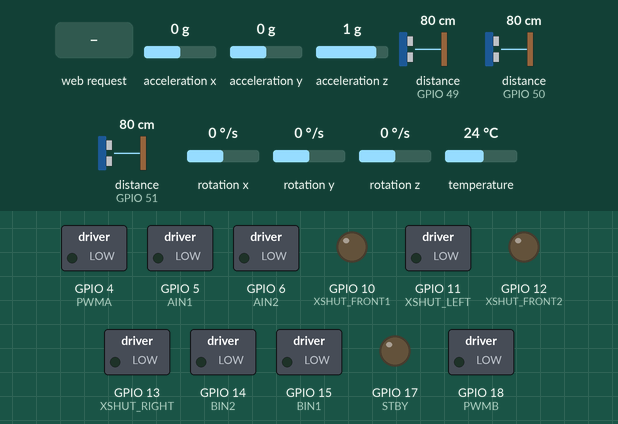
This sketch was run on a simulated ESP32-S3. On the bench: switched loads named in the sketch (green lamp = pin HIGH), output pins drawn as LEDs (lit = HIGH). The test bench sets the inputs (shaded band); at power-on: acceleration x 0 g, acceleration y 0 g, acceleration z 1 g, distance to the obstacle (sensors on GPIO 49, GPIO 50, GPIO 51) 80 cm, rotation x 0 °/s, rotation y 0 °/s, rotation z 0 °/s, temperature 24 °C. WiFi joins after 1.5 s; servers stay silent unless stated; what the sketch prints to the serial monitor is not drawn.

Above: at 0.0 s.
At 6.1 s:
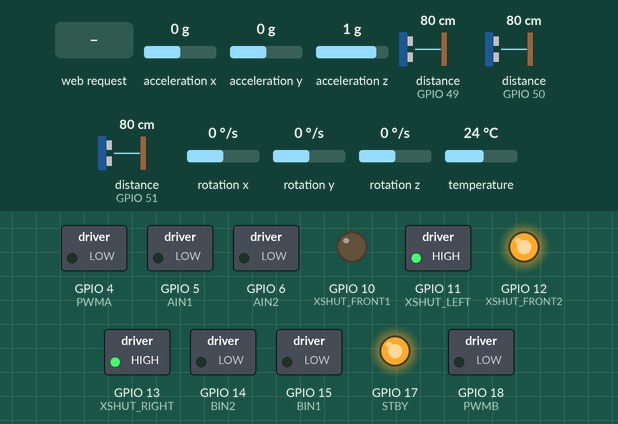
6.2 s: HTTP request GET /turn90L received
At 7.4 s:
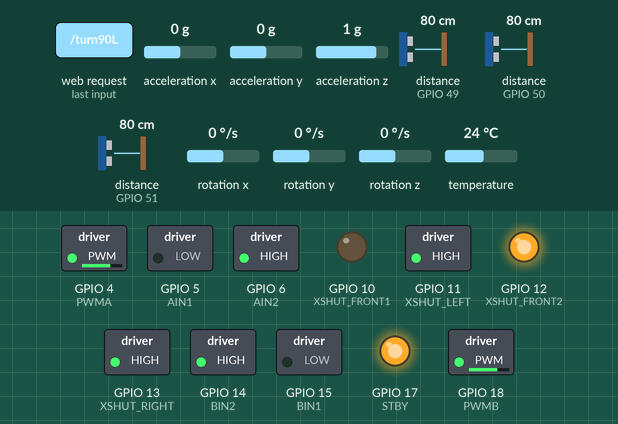
Timing chart, 0 to 9.2 s (numbered marks = the images above; inputs shaded):
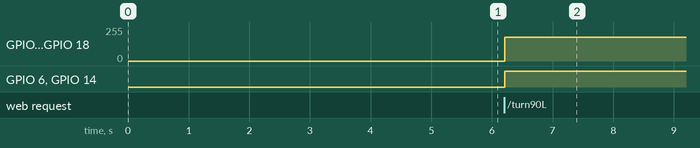

Measured:
- after the input at 6.2 s, GPIO 4 (PWMA), GPIO 18 (PWMB): 0/255 → 179/255 at once; GPIO 6 (AIN2), GPIO 14 (BIN2): LOW → HIGH at once

The sketch:

module04_turning_system_v2.ino
```cpp
/*
====================================================
MODULE 04 - TURNING SYSTEM (V2)
====================================================
Features:
- Web Dashboard
- MPU6050 precise Gyro turning (Pivot & Smooth)
- ToF sensor integration
- Pin Mapping exactly as per Module 03 README
====================================================
*/

#include <Arduino.h>
#include <Wire.h>
#include <Adafruit_VL53L0X.h>
#include <Adafruit_MPU6050.h>
#include <Adafruit_Sensor.h>
#include <WiFi.h>
#include <WebServer.h>

//==================================================
// PIN DEFINITIONS (From Module 03 README)
//==================================================
// Motors
#define PWMA 4
#define AIN1 5
#define AIN2 6
#define PWMB 18
#define BIN1 15
#define BIN2 14
#define STBY 17

// Encoders
#define LEFT_ENC_A 9
#define RIGHT_ENC_A 36

// I2C
#define I2C_SDA 40
#define I2C_SCL 2

// ToF Sensors (XSHUT)
#define XSHUT_FRONT1 10
#define XSHUT_FRONT2 12
#define XSHUT_LEFT   11
#define XSHUT_RIGHT  13

// I2C Addresses
#define ADDR_FRONT1 0x30
#define ADDR_FRONT2 0x31
#define ADDR_LEFT   0x32
#define ADDR_RIGHT  0x33

//==================================================
// GLOBAL VARIABLES
//==================================================
float yawAngle = 0.0;
float gyroZoffset = 0.0;
unsigned long lastMPUTime = 0;

int distFront1 = -1;
int distFront2 = -1;
int distLeft = -1;
int distRight = -1;

String currentStatus = "Ready";

// Web Server Commands
bool cmdTurn90L_Pivot = false;
bool cmdTurn90R_Pivot = false;
bool cmdTurn180 = false;
bool cmdSmoothTurnL = false;
bool cmdSmoothTurnR = false;
bool cmdStop = false;

Adafruit_VL53L0X tofFront2 = Adafruit_VL53L0X();
Adafruit_VL53L0X tofLeft   = Adafruit_VL53L0X();
Adafruit_VL53L0X tofRight  = Adafruit_VL53L0X();
Adafruit_MPU6050 mpu;

WebServer server(80);
const char* ssid = "Tecno Spark";
const char* password = "20240869kp";

//==================================================
// WEB DASHBOARD HTML
//==================================================
const char htmlPage[] PROGMEM = R"=====(
<!DOCTYPE html>
<html lang="en">
<head>
  <meta charset="UTF-8">
  <meta name="viewport" content="width=device-width, initial-scale=1.0">
  <title>Module 04 - Turning System</title>
  <style>
    @import url('https://fonts.googleapis.com/css2?family=Inter:wght@400;600;800&display=swap');
    body { margin: 0; padding: 20px; background: #0f172a; color: #f8fafc; font-family: 'Inter', sans-serif; text-align: center; }
    h1 { color: #38bdf8; }
    .grid { display: grid; grid-template-columns: 1fr 1fr; gap: 10px; max-width: 400px; margin: 0 auto; }
    .card { background: rgba(255,255,255,0.05); padding: 15px; border-radius: 8px; border: 1px solid rgba(255,255,255,0.1); }
    .value { font-size: 1.5rem; font-weight: bold; color: #fbbf24; }
    .btn { padding: 15px; margin: 5px; border: none; border-radius: 8px; font-weight: bold; font-size: 1rem; cursor: pointer; color: white; width: 100%; }
    .btn-pivot { background: #6366f1; }
    .btn-smooth { background: #10b981; }
    .btn-stop { background: #ef4444; grid-column: span 2; }
    .controls { display: grid; grid-template-columns: 1fr 1fr; gap: 10px; max-width: 400px; margin: 20px auto; }
  </style>
</head>
<body>
  <h1>Module 04 - Turning System</h1>
  <div class="grid">
    <div class="card">Left Wall<br><span class="value" id="l">--</span> mm</div>
    <div class="card">Right Wall<br><span class="value" id="r">--</span> mm</div>
    <div class="card">Front Wall<br><span class="value" id="f2">--</span> mm</div>
    <div class="card">Yaw Angle<br><span class="value" id="y">--</span> &deg;</div>
  </div>
  <h3 id="status" style="color: #a7f3d0;">Status: Ready</h3>

  <div class="controls">
    <button class="btn btn-pivot" onclick="sendCmd('turn90L')">Pivot 90&deg; L</button>
    <button class="btn btn-pivot" onclick="sendCmd('turn90R')">Pivot 90&deg; R</button>
    <button class="btn btn-smooth" onclick="sendCmd('smoothL')">Smooth 90&deg; L</button>
    <button class="btn btn-smooth" onclick="sendCmd('smoothR')">Smooth 90&deg; R</button>
    <button class="btn btn-pivot" style="grid-column: span 2;" onclick="sendCmd('turn180')">U-Turn 180&deg;</button>
    <button class="btn btn-stop" onclick="sendCmd('stop')">STOP</button>
  </div>

  <script>
    async function sendCmd(cmd) { fetch('/' + cmd); }
    async function fetchData() {
      try {
        const res = await fetch('/data');
        const data = await res.json();
        document.getElementById('l').innerText = data.l;
        document.getElementById('r').innerText = data.r;
        document.getElementById('f2').innerText = data.f2;
        document.getElementById('y').innerText = parseFloat(data.y).toFixed(1);
        document.getElementById('status').innerText = "Status: " + data.s;
      } catch (e) {}
    }
    setInterval(fetchData, 300);
  </script>
</body>
</html>
)=====";

//==================================================
// MOTORS
//==================================================
void setupMotors() {
    pinMode(AIN1, OUTPUT); pinMode(AIN2, OUTPUT);
    pinMode(BIN1, OUTPUT); pinMode(BIN2, OUTPUT);
    pinMode(STBY, OUTPUT); digitalWrite(STBY, HIGH);
    ledcAttach(PWMA, 1000, 8); ledcAttach(PWMB, 1000, 8);
}
void motorsStop() {
    digitalWrite(AIN1, LOW); digitalWrite(AIN2, LOW);
    digitalWrite(BIN1, LOW); digitalWrite(BIN2, LOW);
    ledcWrite(PWMA, 0); ledcWrite(PWMB, 0);
}
void leftMotor(int pwm) {
    pwm = constrain(pwm, -255, 255);
    if (pwm > 0) { digitalWrite(AIN1, HIGH); digitalWrite(AIN2, LOW); ledcWrite(PWMA, pwm); }
    else if (pwm < 0) { digitalWrite(AIN1, LOW); digitalWrite(AIN2, HIGH); ledcWrite(PWMA, -pwm); }
    else { digitalWrite(AIN1, LOW); digitalWrite(AIN2, LOW); ledcWrite(PWMA, 0); }
}
void rightMotor(int pwm) {
    pwm = constrain(pwm, -255, 255);
    if (pwm > 0) { digitalWrite(BIN1, LOW); digitalWrite(BIN2, HIGH); ledcWrite(PWMB, pwm); }
    else if (pwm < 0) { digitalWrite(BIN1, HIGH); digitalWrite(BIN2, LOW); ledcWrite(PWMB, -pwm); }
    else { digitalWrite(BIN1, LOW); digitalWrite(BIN2, LOW); ledcWrite(PWMB, 0); }
}

//==================================================
// SENSORS
//==================================================
void setupToF() {
    pinMode(XSHUT_FRONT1, OUTPUT); pinMode(XSHUT_FRONT2, OUTPUT);
    pinMode(XSHUT_LEFT, OUTPUT); pinMode(XSHUT_RIGHT, OUTPUT);
    digitalWrite(XSHUT_FRONT1, LOW); digitalWrite(XSHUT_FRONT2, LOW);
    digitalWrite(XSHUT_LEFT, LOW); digitalWrite(XSHUT_RIGHT, LOW);
    delay(10);

    digitalWrite(XSHUT_FRONT2, HIGH); delay(10);
    tofFront2.begin(ADDR_FRONT2, false, &Wire);
    digitalWrite(XSHUT_LEFT, HIGH); delay(10);
    tofLeft.begin(ADDR_LEFT, false, &Wire);
    digitalWrite(XSHUT_RIGHT, HIGH); delay(10);
    tofRight.begin(ADDR_RIGHT, false, &Wire);
}

void readToF() {
    VL53L0X_RangingMeasurementData_t m;

    memset(&m, 0, sizeof(m));
    tofFront2.rangingTest(&m, false);
    distFront2 = (m.RangeStatus != 4 && m.RangeMilliMeter != 0) ? m.RangeMilliMeter : -1;

    memset(&m, 0, sizeof(m));
    tofLeft.rangingTest(&m, false);
    distLeft = (m.RangeStatus != 4 && m.RangeMilliMeter != 0) ? m.RangeMilliMeter : -1;

    memset(&m, 0, sizeof(m));
    tofRight.rangingTest(&m, false);
    distRight = (m.RangeStatus != 4 && m.RangeMilliMeter != 0) ? m.RangeMilliMeter : -1;
}

void setupMPU() {
    if (mpu.begin()) {
        mpu.setAccelerometerRange(MPU6050_RANGE_8_G);
        mpu.setGyroRange(MPU6050_RANGE_500_DEG);
        mpu.setFilterBandwidth(MPU6050_BAND_21_HZ);

        Serial.println("Calibrating IMU...");
        delay(1000);
        float zSum = 0; int samples = 200;
        sensors_event_t a, g, t;
        for (int i = 0; i < samples; i++) { mpu.getEvent(&a, &g, &t); zSum += g.gyro.z; delay(5); }
        gyroZoffset = zSum / samples;
        lastMPUTime = millis(); yawAngle = 0.0;
    }
}

void updateYaw() {
    sensors_event_t a, g, t; mpu.getEvent(&a, &g, &t);
    unsigned long now = millis(); float dt = (now - lastMPUTime) / 1000.0; lastMPUTime = now;
    float zRate = g.gyro.z - gyroZoffset;
    if (abs(zRate) < 0.03) zRate = 0.0;
    yawAngle += (zRate * 57.2958) * dt;
}

//==================================================
// TURNING LOGIC
//==================================================
void pivotTurn(float targetAngle) {
    currentStatus = "Pivot Turn " + String(targetAngle) + " deg";
    yawAngle = 0.0;
    float Kp = 3.0;

    while (true) {
        server.handleClient();
        if (cmdStop) { cmdStop = false; break; }

        updateYaw();
        float error = targetAngle - yawAngle;
        if (abs(error) < 1.5) break;

        float pOut = Kp * error;
        pOut = constrain(pOut, -180, 180);
        if (pOut > 0 && pOut < 55) pOut = 55;
        if (pOut < 0 && pOut > -55) pOut = -55;

        leftMotor(-pOut);
        rightMotor(pOut);
        delay(5);
    }
    motorsStop();
    currentStatus = "Ready";
}

void smoothTurn(float targetAngle) {
    currentStatus = "Smooth Turn " + String(targetAngle) + " deg";
    yawAngle = 0.0;
    float Kp = 2.5;

    while (true) {
        server.handleClient();
        if (cmdStop) { cmdStop = false; break; }

        updateYaw();
        float error = targetAngle - yawAngle;
        if (abs(error) < 2.0) break;

        float turnSpeed = Kp * error;
        turnSpeed = constrain(turnSpeed, -120, 120);

        int baseSpeed = 100; // Keep moving forward while turning
        leftMotor(baseSpeed - turnSpeed);
        rightMotor(baseSpeed + turnSpeed);
        delay(5);
    }
    motorsStop();
    currentStatus = "Ready";
}

//==================================================
// SETUP & LOOP
//==================================================
void setup() {
    Serial.begin(115200);
    delay(1000);

    Wire.begin(I2C_SDA, I2C_SCL); Wire.setClock(400000);
    setupMotors();
    setupToF();
    setupMPU();

    WiFi.mode(WIFI_STA);
    WiFi.begin(ssid, password);
    while (WiFi.status() != WL_CONNECTED) { delay(500); Serial.print("."); }
    Serial.print("\nConnected IP: "); Serial.println(WiFi.localIP());

    server.on("/", [](){ server.send(200, "text/html", htmlPage); });
    server.on("/turn90L", [](){ cmdTurn90L_Pivot = true; server.send(200, "text/plain", "OK"); });
    server.on("/turn90R", [](){ cmdTurn90R_Pivot = true; server.send(200, "text/plain", "OK"); });
    server.on("/turn180", [](){ cmdTurn180 = true; server.send(200, "text/plain", "OK"); });
    server.on("/smoothL", [](){ cmdSmoothTurnL = true; server.send(200, "text/plain", "OK"); });
    server.on("/smoothR", [](){ cmdSmoothTurnR = true; server.send(200, "text/plain", "OK"); });
    server.on("/stop", [](){ cmdStop = true; server.send(200, "text/plain", "OK"); });
    server.on("/data", [](){
        String json = "{\"f2\":" + String(distFront2) + ",\"l\":" + String(distLeft) + ",\"r\":" + String(distRight) + ",\"y\":" + String(yawAngle, 2) + ",\"s\":\"" + currentStatus + "\"}";
        server.send(200, "application/json", json);
    });
    server.begin();
}

void loop() {
    server.handleClient();

    static unsigned long lastToF = 0;
    if (millis() - lastToF > 200) { readToF(); lastToF = millis(); }

    if (cmdTurn90L_Pivot) { cmdTurn90L_Pivot = false; pivotTurn(90.0); }
    if (cmdTurn90R_Pivot) { cmdTurn90R_Pivot = false; pivotTurn(-90.0); }
    if (cmdTurn180) { cmdTurn180 = false; pivotTurn(180.0); }
    if (cmdSmoothTurnL) { cmdSmoothTurnL = false; smoothTurn(90.0); }
    if (cmdSmoothTurnR) { cmdSmoothTurnR = false; smoothTurn(-90.0); }
    if (cmdStop) { cmdStop = false; motorsStop(); }

    updateYaw();
    delay(10);
}
```
